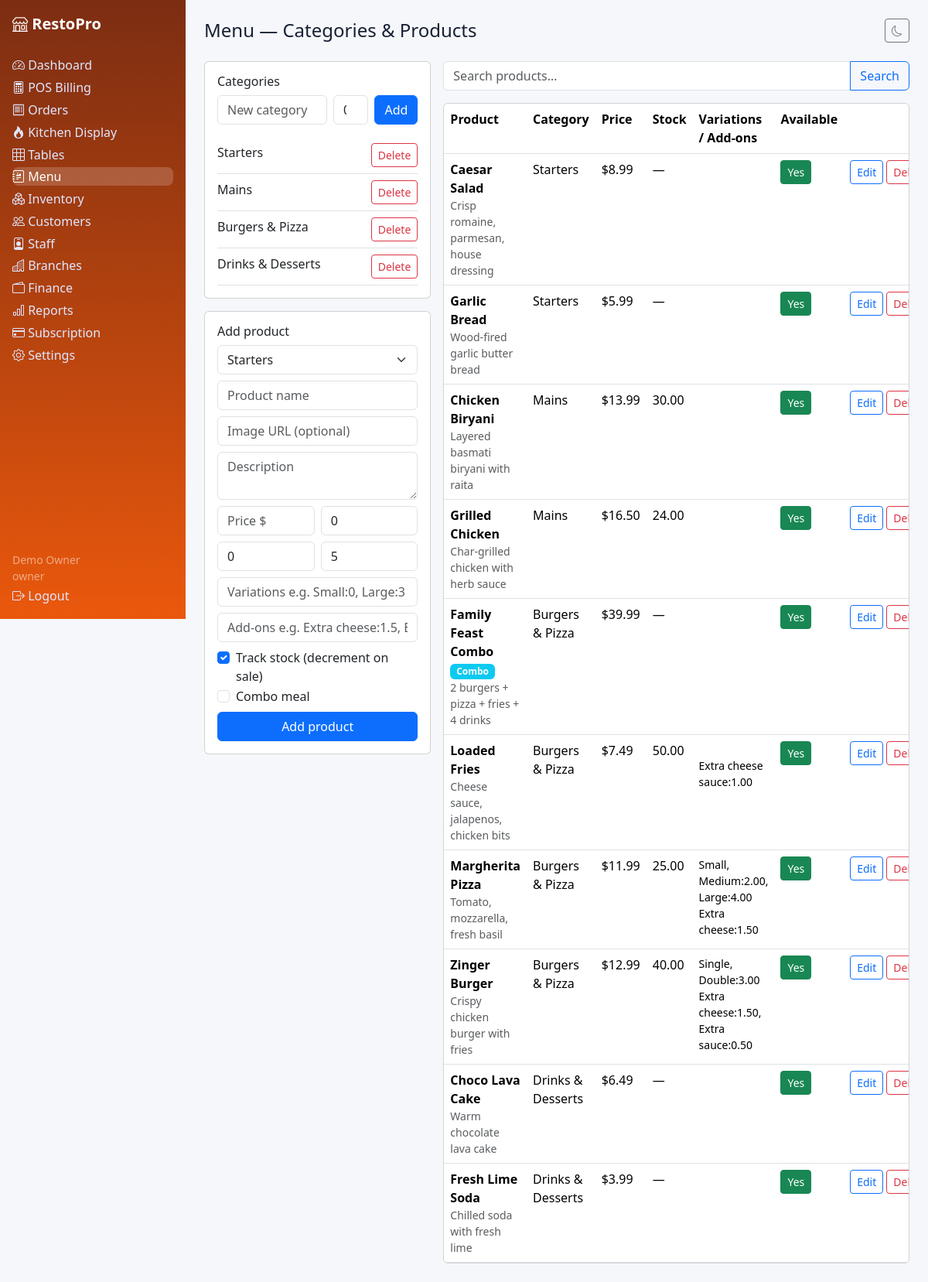
/menu.php (signed in), run on the app's committed database.
### tables this page shows
CREATE TABLE categories (id INT UNSIGNED AUTO_INCREMENT PRIMARY KEY, tenant_id INT UNSIGNED NOT NULL, name VARCHAR(100) NOT NULL, sort_order INT NOT NULL DEFAULT 0, INDEX idx_cat_tenant(tenant_id), CONSTRAINT fk_cat_tenant FOREIGN KEY(tenant_id) REFERENCES tenants(id) ON DELETE CASCADE);

CREATE TABLE products (id INT UNSIGNED AUTO_INCREMENT PRIMARY KEY, tenant_id INT UNSIGNED NOT NULL, category_id INT UNSIGNED NULL, name VARCHAR(150) NOT NULL, description TEXT NULL, image_url VARCHAR(255) NULL, price DECIMAL(10,2) NOT NULL DEFAULT 0, cost DECIMAL(10,2) NOT NULL DEFAULT 0, track_stock TINYINT(1) NOT NULL DEFAULT 0, stock_quantity DECIMAL(12,2) NOT NULL DEFAULT 0, reorder_level DECIMAL(12,2) NOT NULL DEFAULT 5, is_combo TINYINT(1) NOT NULL DEFAULT 0, is_available TINYINT(1) NOT NULL DEFAULT 1, created_at DATETIME NOT NULL DEFAULT CURRENT_TIMESTAMP, INDEX idx_prod_tenant(tenant_id), INDEX idx_prod_cat(category_id), CONSTRAINT fk_prod_tenant FOREIGN KEY(tenant_id) REFERENCES tenants(id) ON DELETE CASCADE, CONSTRAINT fk_prod_cat FOREIGN KEY(category_id) REFERENCES categories(id) ON DELETE SET NULL);

### includes/functions.php (called while the page is built, shortened)
<?php
function e(?string $v): string { return htmlspecialchars($v ?? '', ENT_QUOTES, 'UTF-8'); }
function current_user(): ?array { return $_SESSION['user'] ?? null; }
function tenant_id(): ?int { $u = current_user(); return isset($u['tenant_id']) && $u['tenant_id'] !== null ? (int)$u['tenant_id'] : null; }
function money($n): string { return '$' . number_format((float)$n, 2); }

### includes/auth.php (called while the page is built, shortened)
<?php
require_once __DIR__ . '/functions.php';
function require_tenant(): int {
    $t = tenant_id();
    return $t;
}

### menu.php (the view, shortened to what this page needs)
<?php require_once __DIR__ . '/includes/auth.php'; $pdo=db(); $tid=require_tenant();
function qa(PDO $pdo,string $sql,array $a): array { $s=$pdo->prepare($sql); $s->execute($a); return $s->fetchAll(); }
$cats=qa($pdo,'SELECT * FROM categories WHERE tenant_id=? ORDER BY sort_order',[$tid]);
$search=trim($_GET['q']??''); $sql='SELECT p.*,c.name cat_name,(SELECT GROUP_CONCAT(CONCAT(v.name,IF(v.price_delta<>0,CONCAT(":",v.price_delta),"")) SEPARATOR ", ") FROM product_variations v WHERE v.product_id=p.id) variations,(SELECT GROUP_CONCAT(CONCAT(a.name,":",a.price) SEPARATOR ", ") FROM addons a WHERE a.product_id=p.id) addons FROM products p LEFT JOIN categories c ON c.id=p.category_id WHERE p.tenant_id=?'; $a=[$tid];
if($search){ $sql.=' AND p.name LIKE ?'; $a[]='%'.$search.'%'; } $rows=qa($pdo,$sql.' ORDER BY c.sort_order,p.name',$a);
$edit=null;
include __DIR__ . '/includes/header.php'; ?>
<div class="row g-3"><div class="col-lg-4"><div class="card p-3"><h6>Categories</h6>
<form class="d-flex gap-2 mb-3" method="post"><?= csrf_field() ?><input type="hidden" name="action" value="cat_save"><input class="form-control" name="name" placeholder="New category" required><input class="form-control w-25" type="number" name="sort_order" placeholder="#" value="0"><button class="btn btn-primary">Add</button></form>
<?php foreach($cats as $c): ?><div class="d-flex justify-content-between border-bottom py-2"><span><?= e($c['name']) ?></span><form method="post"><button class="btn btn-sm btn-outline-danger" data-confirm="Delete category?">Delete</button></form></div><?php endforeach; ?></div>
<div class="card p-3 mt-3"><h6><?= $edit?'Edit':'Add' ?> product</h6><form method="post"><?= csrf_field() ?><input type="hidden" name="action" value="prod_save"><input type="hidden" name="id" value="<?= e($edit['id']??'') ?>">
<div class="mb-2"><select class="form-select" name="category_id"><?php foreach($cats as $c): ?><option value="<?= $c['id'] ?>" <?= ($edit['category_id']??0)==$c['id']?'selected':'' ?>><?= e($c['name']) ?></option><?php endforeach; ?></select></div>
<div class="mb-2"><input class="form-control" name="name" placeholder="Product name" value="<?= e($edit['name']??'') ?>" required></div>
<div class="mb-2"><input class="form-control" name="image_url" placeholder="Image URL (optional)" value="<?= e($edit['image_url']??'') ?>"></div>
<div class="mb-2"><textarea class="form-control" name="description" placeholder="Description"><?= e($edit['description']??'') ?></textarea></div>
<div class="row g-2 mb-2"><div class="col-6"><input class="form-control" type="number" step="0.01" name="price" placeholder="Price $" value="<?= e($edit['price']??'') ?>" required></div><div class="col-6"><input class="form-control" type="number" step="0.01" name="cost" placeholder="Cost $" value="<?= e($edit['cost']??'0') ?>"></div>
<div class="col-6"><input class="form-control" type="number" step="0.01" name="stock_quantity" placeholder="Stock qty" value="<?= e($edit['stock_quantity']??'0') ?>"></div><div class="col-6"><input class="form-control" type="number" step="0.01" name="reorder_level" placeholder="Reorder level" value="<?= e($edit['reorder_level']??'5') ?>"></div></div>
<div class="mb-2"><input class="form-control" name="variations" placeholder="Variations e.g. Small:0, Large:3" value="<?= e($edit['variations']??'') ?>"></div>
<div class="mb-2"><input class="form-control" name="addons" placeholder="Add-ons e.g. Extra cheese:1.5, Extra sauce:0.5" value="<?= e($edit['addons']??'') ?>"></div>
<div class="form-check"><input class="form-check-input" type="checkbox" name="track_stock" id="ts" <?= ($edit['track_stock']??1)?'checked':'' ?>><label class="form-check-label" for="ts">Track stock (decrement on sale)</label></div>
<div class="form-check mb-2"><input class="form-check-input" type="checkbox" name="is_combo" id="cb" <?= ($edit['is_combo']??0)?'checked':'' ?>><label class="form-check-label" for="cb">Combo meal</label></div>
<button class="btn btn-primary w-100"><?= $edit?'Update':'Add' ?> product</button></form></div></div>
<div class="col-lg-8"><form class="mb-3" method="get"><div class="input-group"><input class="form-control" name="q" placeholder="Search products…" value="<?= e($search) ?>"><button class="btn btn-outline-primary">Search</button></div></form>
<div class="card p-0 overflow-auto"><table class="table mb-0"><tr><th>Product</th><th>Category</th><th>Price</th><th>Stock</th><th>Variations / Add-ons</th><th>Available</th><th></th></tr>
<?php foreach($rows as $r): ?><tr><td><strong><?= e($r['name']) ?></strong><?= $r['is_combo']?' <span class="badge bg-info">Combo</span>':'' ?><div class="small text-muted"><?= e($r['description']??'') ?></div></td><td><?= e($r['cat_name']??'') ?></td><td><?= money($r['price']) ?></td><td><?= $r['track_stock']?$r['stock_quantity']:'—' ?></td><td class="small"><?= e($r['variations']??'') ?><?php if($r['addons']) echo '<br>'.e($r['addons']); ?></td>
<td><form method="post"><button class="btn btn-sm btn-<?= $r['is_available']?'success':'secondary' ?>"><?= $r['is_available']?'Yes':'No' ?></button></form></td>
<td class="text-nowrap"><a class="btn btn-sm btn-outline-primary" href="?edit=<?= $r['id'] ?>">Edit</a> <form method="post" class="d-inline"><button class="btn btn-sm btn-outline-danger" data-confirm="Delete product?">Delete</button></form></td></tr><?php endforeach; ?></table></div></div></div>
<?php include __DIR__ . '/includes/footer.php'; ?>

### assets/css/style.css (style rules this page uses)
:root { --brand:#ea580c;--bg:#f6f7fb;--card:#fff;--text:#172033 }
body { background:var(--bg);color:var(--text);font-family:system-ui,-apple-system,"Segoe UI",Roboto,sans-serif }

### data on the page
categories: name "Starters"
categories: name "Mains"
categories: name "Burgers & Pizza"
categories: name "Drinks & Desserts"
products: name "Caesar Salad", description "Crisp romaine, parmesan, house dressing", category.name "Starters", price "$8.99", is_available "Yes"
products: name "Garlic Bread", description "Wood-fired garlic butter bread", category.name "Starters", price "$5.99", is_available "Yes"
products: name "Chicken Biryani", description "Layered basmati biryani with raita", category.name "Mains", price "$13.99", stock_quantity "30.00", is_available "Yes"
products: name "Grilled Chicken", description "Char-grilled chicken with herb sauce", category.name "Mains", price "$16.50", stock_quantity "24.00", is_available "Yes"
products: name "Family Feast Combo", is_combo "Combo", description "2 burgers + pizza + fries + 4 drinks", category.name "Burgers & Pizza", price "$39.99", is_available "Yes"
products: name "Loaded Fries", description "Cheese sauce, jalapenos, chicken bits", category.name "Burgers & Pizza", price "$7.49", stock_quantity "50.00", addons "Extra cheese sauce:1.00", is_available "Yes"
products: name "Margherita Pizza", description "Tomato, mozzarella, fresh basil", category.name "Burgers & Pizza", price "$11.99", stock_quantity "25.00", variations "Small, Medium:2.00, Large:4.00", addons "Extra cheese:1.50", is_available "Yes"
products: name "Zinger Burger", description "Crispy chicken burger with fries", category.name "Burgers & Pizza", price "$12.99", stock_quantity "40.00", variations "Single, Double:3.00", addons "Extra cheese:1.50, Extra sauce:0.50", is_available "Yes"
products: name "Choco Lava Cake", description "Warm chocolate lava cake", category.name "Drinks & Desserts", price "$6.49", is_available "Yes"
products: name "Fresh Lime Soda", description "Chilled soda with fresh lime", category.name "Drinks & Desserts", price "$3.99", is_available "Yes"

### other printed values
$l "Dashboard"
$l "POS Billing"
$l "Orders"
$l "Kitchen Display"
$l "Tables"
$l "Menu"
$l "Inventory"
$l "Customers"
$l "Staff"
$l "Branches"
$l "Finance"
$l "Reports"
$l "Subscription"
$l "Settings"
current_user()['name'] "Demo Owner"
